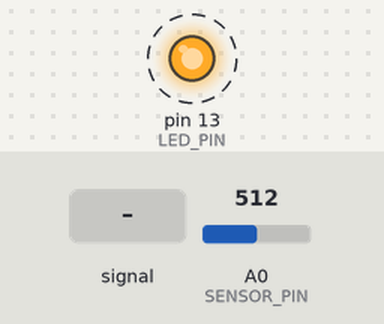
This sketch was run on a simulated Arduino Uno, built with avr-gcc and run on an emulated ATmega328P. On the bench: output pins drawn as LEDs (lit = HIGH). Dashed ring = blinking. The inputs (shaded band) are chosen by the test bench; at power-on: A0 (SENSOR_PIN) = 512.

Above: at 1.27 s.
1.3 s: A0 (SENSOR_PIN) fed a 200 Hz sine of ±460 counts around its level
At 1.45 s:
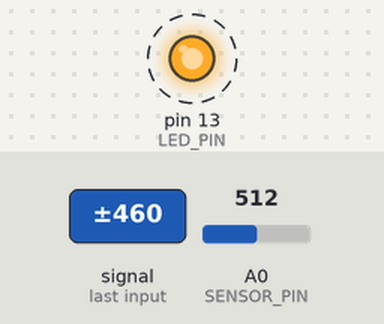
4.3 s: A0 (SENSOR_PIN) set to 716
At 4.54 s:
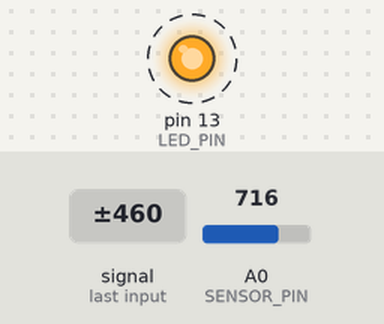
Timing chart, 0 to 13.3 s (numbered marks = the images above; inputs shaded):
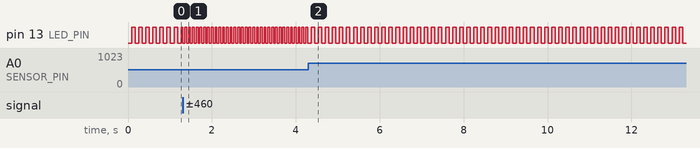

The sketch:

intern.ino
```cpp
#define SENSOR_PIN A0
#define LED_PIN 13

int temperature;
unsigned long previousMillis = 0;
int interval = 250; // Initial interval for temperature below 30 degrees Celsius
int iterationCounter = 0;

void setup() {
  pinMode (SENSOR_PIN, INPUT);
  pinMode(LED_PIN, OUTPUT);
  Serial.begin(9600);//Serial communication
}

void loop() {
  temperature = readTemperature();

  if (temperature < 30) {
    interval = 250; // Set interval to 250 milliseconds
  } else {
    interval = 500; // Set interval to 500 milliseconds
  }

  if (iterationCounter >= interval) {
    iterationCounter = 0;
    digitalWrite(LED_PIN, !digitalRead(LED_PIN)); // Toggle LED state
  }

  iterationCounter++;
}

int readTemperature() {
  int sensorValue = analogRead(SENSOR_PIN);
  float millivolts = (sensorValue / 1024.0) * 5000; // Convert sensor reading to millivolts
  float celsius = millivolts / 10; // Convert millivolts to Celsius
  return (int)celsius; // Return temperature in Celsius
}
```

Measured:
- after the input at 1.3 s, pin 13 (LED_PIN): alternates HIGH for 0.05 s and LOW for 0.05 s, starting at once
- after the input at 4.3 s, pin 13 (LED_PIN): alternates HIGH for 0.08 s and LOW for 0.08 s, starting after 0.06 s
- by itself, pin 13 (LED_PIN): alternates HIGH for 0.08 s and LOW for 0.08 s
